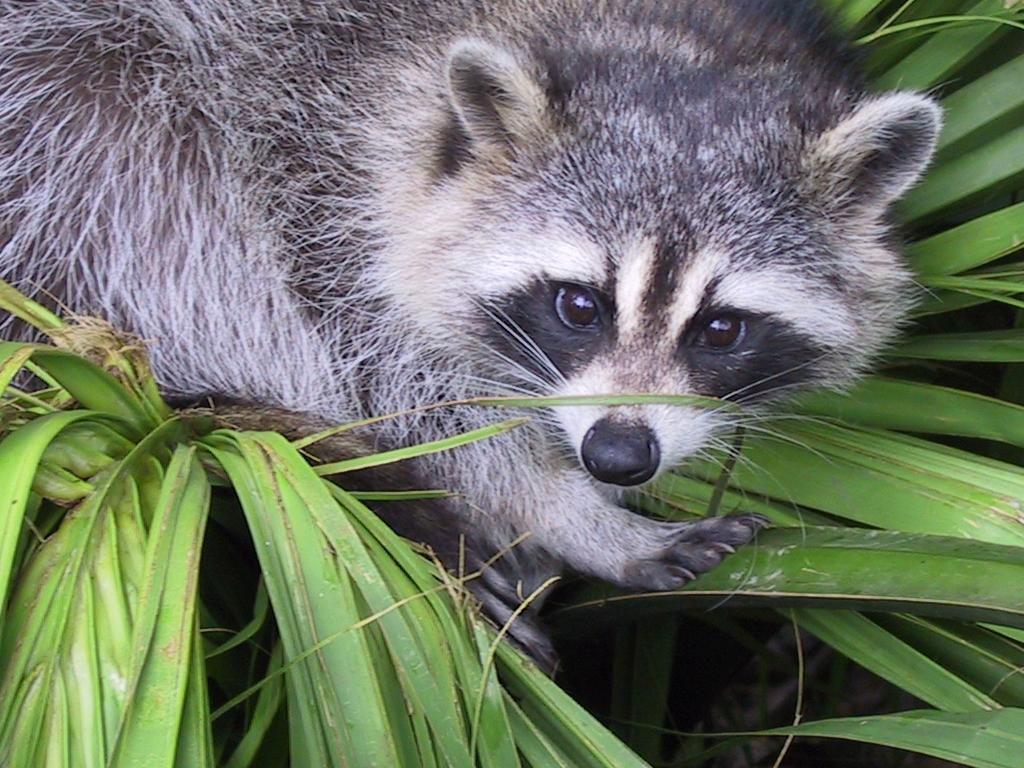
#> input picture Python-1/ex03/animal.jpeg, 1024 x 768 px
$ python zoom.py
#> lines starting #> are read from the running program, lines starting #| are printed output that depends on the picture
### Python-1/ex03/load_image.py
from PIL import Image
import numpy as np


def ft_load(path: str) -> int:
    """opens image using the pillow package, converts
it into array and returns image"""
#> called with path = 'animal.jpeg'
    assert type(path) is str, "not str"
    image = Image.open(path)
#> image is the input picture: PIL image 1024x768 RGB; mean R, G, B 110.7, 117.7, 102.1
    image = np.asarray(image)
    print("The shape of image is: ", image.shape)
#| The shape of image is:  (768, 1024, 3)
    return image

### Python-1/ex03/zoom.py
from load_image import ft_load
import matplotlib.pyplot as plt


def main():
    """uses the load image function and prints the zoomed image
after slicing"""
    image = ft_load("animal.jpeg")
    print(image)
#> (printed output is left out)
    zoom_image = image[:400, 400:800, :1]
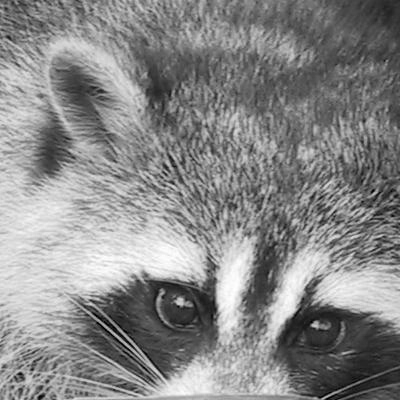
#> zoom_image: shape (400, 400, 1); min 0, max 255, mean 135.9
    print("New shape after slicing: ", zoom_image.shape, end=' ')
#| New shape after slicing:  (400, 400, 1)
    print("or", zoom_image.shape[:2])
#| or (400, 400)
    print(zoom_image)
#> (printed output is left out)
    plt.imshow(zoom_image, cmap="gray")
    plt.show()


if __name__ == "__main__":
    main()
